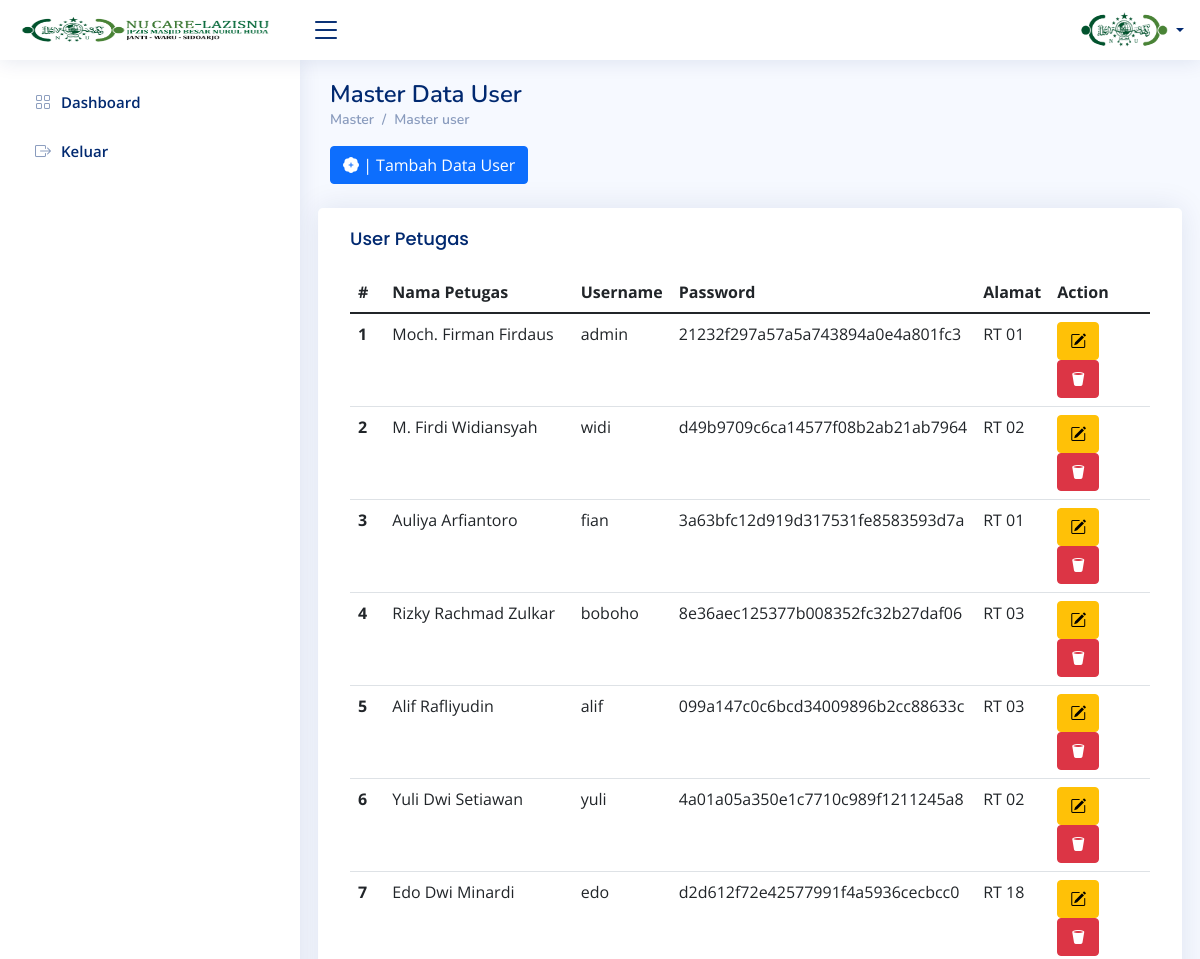
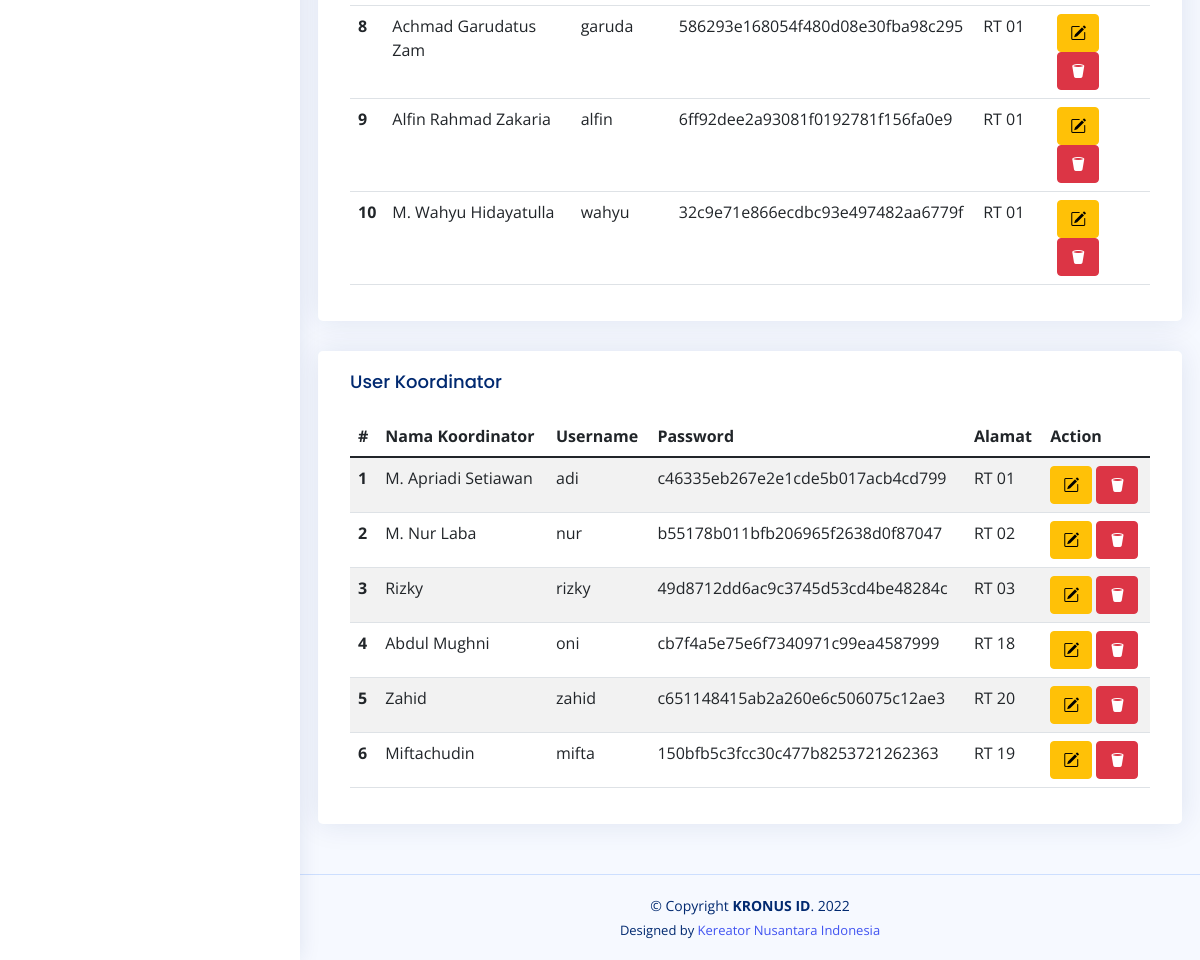
The page /index.php/master/master_user on the database as committed earlier (2 pictures, top to bottom).
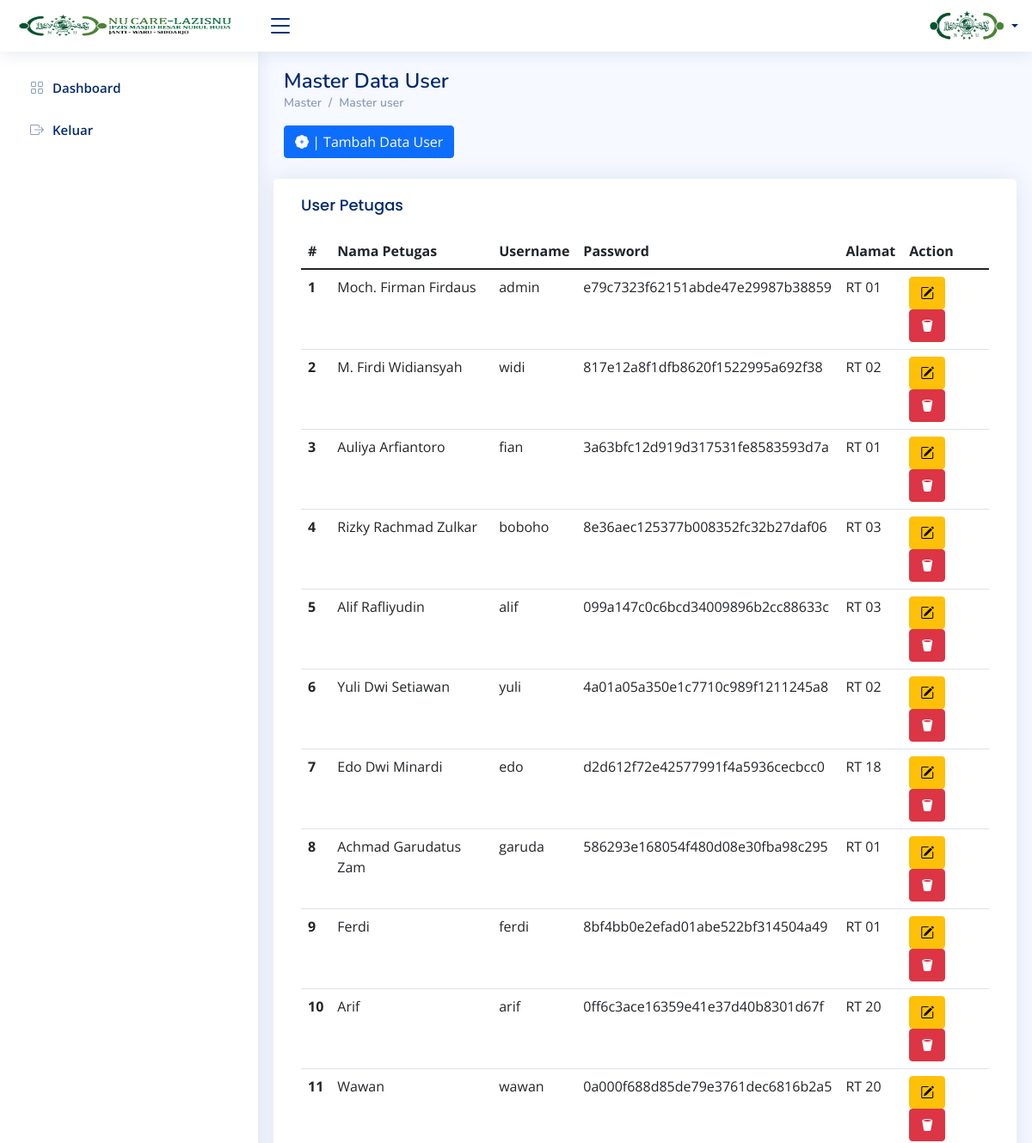
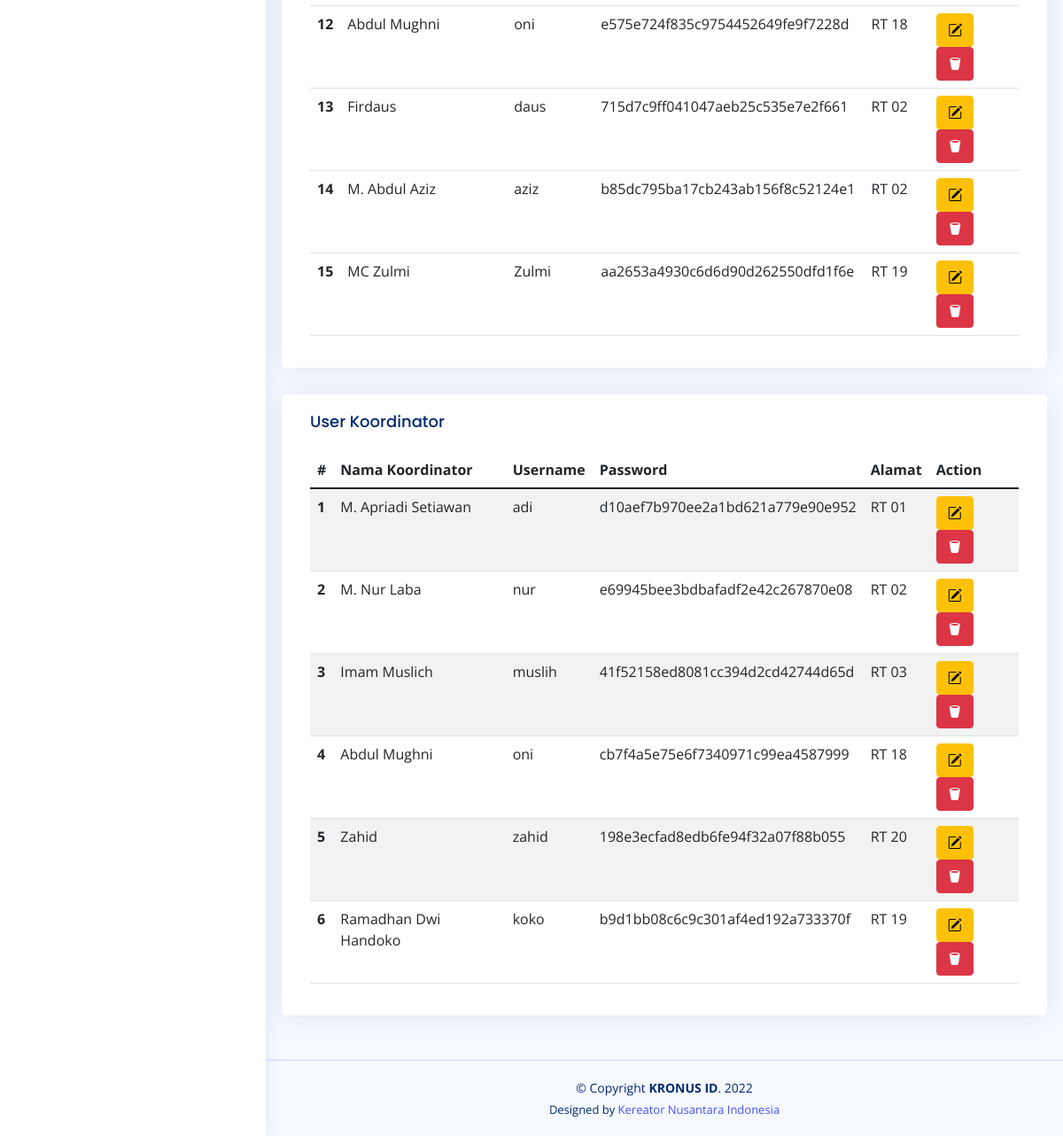
The same page on the database as committed later (2 pictures, top to bottom).
### tables this page shows
CREATE TABLE `tbl_user_petugas` (
  `id_user_petugas` int(11) NOT NULL,
  `nama_petugas` varchar(20) DEFAULT NULL,
  `username` varchar(10) DEFAULT NULL,
  `password` text DEFAULT NULL,
  `keterangan` varchar(25) DEFAULT NULL,
  `alamat_petugas` int(11) DEFAULT NULL,
  `level` int(11) DEFAULT 5
);

CREATE TABLE `tbl_master_alamat` (
  `id_master_alamat` int(11) NOT NULL,
  `nama_master_alamat` varchar(10) DEFAULT NULL
);

### application/views/template/conten.php (called while the page is built)
<?php
$this->load->view('template/header');
$this->load->view('template/navbar');
$this->load->view($conten);
$this->load->view('template/footer');

### application/controllers/Master.php (called while the page is built, shortened)
<?php
class Master extends CI_Controller
{
    public function __construct()
    {
        $this->load->model('M_master', 'master');
    }
    public function master_user()
    {
        $data = [
            'akses' => $this->session->userdata('level'),
            'name' => $this->session->userdata('nama'),
            'title' => 'Master User',
            'conten' => 'conten/master_user',
            'user_petugas' => $this->master->user_petugas(),
            'user_koor' => $this->master->user_koor(),
            'master_alamat' => $this->m_data->get_data('tbl_master_alamat'),
            'master_akses' => $this->m_data->get_data('tbl_master_akses'),
            'headder_css' => array(
                'assets/template/assets/vendor/simple-datatables/style.css',
            ),
            'footer_js' => array(
                'assets/template/assets/vendor/simple-datatables/simple-datatables.js',
                'assets/js/alert-master.js',
            ),
        ];
        $this->load->view('template/conten', $data);
    }
}

### index.php (called while the page is built, shortened)
<?php
require_once BASEPATH.'core/CodeIgniter.php';

### application/models/M_master.php (called while the page is built, shortened)
<?php
class M_master extends CI_Model
{
  public function user_petugas()
  {
    return $this->db->query('SELECT
      a.id_user_petugas,
      a.nama_petugas,
      a.username,
      a.password,
      a.keterangan,
      a.level,
      a.alamat_petugas,
      b.nama_master_alamat as petugas_alamat,
      c.nama_akses
    FROM
      tbl_user_petugas as a
    JOIN tbl_master_alamat as b on b.id_master_alamat = a.alamat_petugas
    JOIN tbl_master_akses as c on c.id_akses = a.level
    WHERE a.level != 7');
  }
  public function user_koor()
  {
    return $this->db->query('SELECT
    a.id_user_petugas,
    a.nama_petugas,
    a.username,
    a.password,
    a.keterangan,
    a.level,
    a.alamat_petugas,
    b.nama_master_alamat as petugas_alamat,
    c.nama_akses
  FROM
    tbl_user_petugas as a
  JOIN tbl_master_alamat as b on b.id_master_alamat = a.alamat_petugas
  JOIN tbl_master_akses as c on c.id_akses = a.level
  WHERE a.level = 7');
  }
}

### application/views/conten/master_user.php (the view, shortened to what this page needs)
<main id="main" class="main">
    <div class="pagetitle">
        <h1>Master Data User</h1>
        <nav>
            <ol class="breadcrumb">
                <li class="breadcrumb-item"><a href="<?= base_url('Master') ?>">Master</a></li>
                <li class="breadcrumb-item">Master user</li>
            </ol>
        </nav>
    </div>
    <button type="button" class="btn btn-primary" data-bs-toggle="modal" data-bs-target="#tambahModal"><i class="bi bi-patch-plus-fill"></i> | Tambah Data User</button>
    <br><br>
    <section class="section">
        <div class="row">
            <div class="card">
                <div class="card-body table-responsive">
                    <h5 class="card-title">User Petugas</h5>
                    <table class="table datatable">
                        <thead>
                            <tr>
                                <th scope="col">#</th>
                                <th scope="col">Nama Petugas</th>
                                <th scope="col">Username</th>
                                <th scope="col">Password</th>
                                <th scope="col">Alamat</th>
                                <th scope="col">Action</th>
                            </tr>
                        </thead>
                        <tbody>
                            <?php
                            $x = 1;
                            $pet = 1;
                            foreach ($user_petugas->result() as $row) { ?>
                                <tr>
                                    <th scope="row"><?= $x++; ?></th>
                                    <td><?= $row->nama_petugas ?></td>
                                    <td><?= $row->username ?></td>
                                    <td><?= $row->password ?></td>
                                    <td><?= $row->petugas_alamat ?></td>
                                    <td>
                                        <button type="button" class="btn btn-warning" title="Edit Data User" data-bs-toggle="modal" data-bs-target="#editPetugasModal<?= $pet++; ?>"><i class="bi bi-pencil-square"></i></button>
                                        <a href="<?= site_url('Master/hapus_petugas/' . $row->id_user_petugas) ?>" class="btn btn-danger hapus-user" title="Hapus Data User"><i class="bi bi-trash2-fill"></i></a>
                                    </td>
                                </tr>
                            <?php } ?>
                        </tbody>
                    </table>
                </div>
            </div>
        </div>
    </section>
    <section class="section">
        <div class="row">
            <div class="card">
                <div class="card-body table-responsive">
                    <h5 class="card-title">User Koordinator</h5>
                    <table class="table table-striped">
                        <thead>
                            <tr>
                                <th scope="col">#</th>
                                <th scope="col">Nama Koordinator</th>
                                <th scope="col">Username</th>
                                <th scope="col">Password</th>
                                <th scope="col">Alamat</th>
                                <th scope="col">Action</th>
                            </tr>
                        </thead>
                        <tbody>
                            <?php
                            $x = 1;
                            $koor = 1;
                            foreach ($user_koor->result() as $row) { ?>
                                <tr>
                                    <th scope="row"><?= $x++; ?></th>
                                    <td><?= $row->nama_petugas ?></td>
                                    <td><?= $row->username ?></td>
                                    <td><?= $row->password ?></td>
                                    <td><?= $row->petugas_alamat ?></td>
                                    <td>
                                        <button type="button" class="btn btn-warning" title="Edit Data User" data-bs-toggle="modal" data-bs-target="#editKoorModel<?= $koor++; ?>"><i class="bi bi-pencil-square"></i></button>
                                        <a href="<?= site_url('Master/hapus_petugas/' . $row->id_user_petugas) ?>" class="btn btn-danger hapus-user" title="Hapus Data User"><i class="bi bi-trash2-fill"></i></a>
                                    </td>
                                </tr>
                            <?php } ?>
                        </tbody>
                    </table>
                </div>
            </div>
        </div>
    </section>
</main>

### application/views/template/header.php (shortened to what this page needs)
<!DOCTYPE html>
<html lang="en">
<head>
    <link href="<?= base_url() ?>assets/template/assets/vendor/bootstrap/css/bootstrap.min.css" rel="stylesheet">
    <link href="<?= base_url() ?>assets/template/assets/vendor/bootstrap-icons/bootstrap-icons.css" rel="stylesheet">
    <link href="<?= base_url() ?>assets/template/assets/vendor/boxicons/css/boxicons.min.css" rel="stylesheet">
    <link href="<?= base_url() ?>assets/template/assets/vendor/quill/quill.snow.css" rel="stylesheet">
    <link href="<?= base_url() ?>assets/template/assets/vendor/quill/quill.bubble.css" rel="stylesheet">
    <link href="<?= base_url() ?>assets/template/assets/vendor/remixicon/remixicon.css" rel="stylesheet">
    <link href="<?= base_url() ?>assets/template/assets/vendor/simple-datatables/style.css" rel="stylesheet">
    <link href="<?= base_url() ?>assets/template/assets/css/style.css" rel="stylesheet">
    <?php
    if (isset($headder_css)) {
        foreach ($headder_css as $hcss) { ?>
            <link href="<?= base_url($hcss) ?>" rel="stylesheet">
    <?php }
    } ?>
</head>
<body>
    <header id="header" class="header fixed-top d-flex align-items-center">
        <div class="d-flex align-items-center justify-content-between">
            <a href="index.html" class="logo d-flex align-items-center">
                <img src="<?= base_url('') ?>assets/logo/navbar.png" alt="" width="250px" height="200px">
            </a>
            <i class="bi bi-list toggle-sidebar-btn"></i>
        </div>
        <nav class="header-nav ms-auto">
            <ul class="d-flex align-items-center">
                <li class="nav-item dropdown pe-3">
                    <a class="nav-link nav-profile d-flex align-items-center pe-0" href="#" data-bs-toggle="dropdown">
                        <img src="<?= base_url('') ?>assets/logo/user_logo.png" alt="Profile" class="rounded-circle">
                        <span class="d-none d-md-block dropdown-toggle ps-2"><?= $name ?></span>
                    </a>
                </li>
            </ul>
        </nav>
    </header>

### application/views/template/navbar.php (shortened to what this page needs)
<aside id="sidebar" class="sidebar">
    <ul class="sidebar-nav" id="sidebar-nav">
        <li class="nav-item">
            <a class="nav-link collapsed" href="<?= base_url('Dashboard') ?>">
                <i class="bi bi-grid"></i>
                <span>Dashboard</span>
            </a>
        </li>
        <li class="nav-item">
            <a class="nav-link collapsed" href="<?= base_url('Login/logout') ?>">
                <i class="bi bi-box-arrow-right"></i>
                <span>Keluar</span>
            </a>
        </li>
    </ul>
</aside>

### application/views/template/footer.php (shortened to what this page needs)
<footer id="footer" class="footer">
    <div class="copyright">
        &copy; Copyright <strong><span>KRONUS ID</span></strong>. <?= date('Y') ?>
    </div>
    <div class="credits">
        Designed by <a href="https://fizekronus.com/">Kereator Nusantara Indonesia</a>
    </div>
</footer>
</body>
</html>

### assets/template/assets/css/style.css (style rules this page uses)
:root { scroll-behavior: smooth; }
body { font-family: "Open Sans", sans-serif; background: #f6f9ff; color: #444444; }
a { color: #4154f1; text-decoration: none; }
h1, h2, h3, h4, h5, h6 { font-family: "Nunito", sans-serif; }
#main { margin-top: 60px; padding: 20px 30px; transition: all 0.3s; }
.pagetitle { margin-bottom: 10px; }
.pagetitle h1 { font-size: 24px; margin-bottom: 0; font-weight: 600; color: #012970; }
.card { margin-bottom: 30px; border: none; border-radius: 5px; box-shadow: 0px 0 30px rgba(1, 41, 112, 0.1); }
.card-title { padding: 20px 0 15px 0; font-size: 18px; font-weight: 500; color: #012970; font-family: "Poppins", sans-serif; }
.card-body { padding: 0 20px 20px 20px; }
.breadcrumb { font-size: 14px; font-family: "Nunito", sans-serif; color: #899bbd; font-weight: 600; }
.breadcrumb a { color: #899bbd; transition: 0.3s; }
.breadcrumb .breadcrumb-item::before { color: #899bbd; }
.logo { line-height: 1; }
@media (min-width: 1200px) { .logo { width: 280px; } }
.logo img { max-height: 26px; margin-right: 6px; }
.header { transition: all 0.5s; z-index: 997; height: 60px; box-shadow: 0px 2px 20px rgba(1, 41, 112, 0.1); background-color: #fff; padding-left: 20px; }
.header .toggle-sidebar-btn { font-size: 32px; padding-left: 10px; cursor: pointer; color: #012970; }
.header-nav ul { list-style: none; }
.header-nav > ul { margin: 0; padding: 0; }
.header-nav .nav-profile { color: #012970; }
.header-nav .nav-profile img { max-height: 36px; }
.header-nav .nav-profile span { font-size: 14px; font-weight: 600; }
.sidebar { position: fixed; top: 60px; left: 0; bottom: 0; width: 300px; z-index: 996; transition: all 0.3s; padding: 20px; overflow-y: auto; scrollbar-width: thin; scrollbar-color: #aab7cf transparent; box-shadow: 0px 0px 20px rgba(1, 41, 112, 0.1); background-color: #fff; }
@media (min-width: 1200px) { #main, #footer { margin-left: 300px; } }
.sidebar-nav { padding: 0; margin: 0; list-style: none; }
.sidebar-nav li { padding: 0; margin: 0; list-style: none; }
.sidebar-nav .nav-item { margin-bottom: 5px; }
.sidebar-nav .nav-link { display: flex; align-items: center; font-size: 15px; font-weight: 600; color: #4154f1; transition: 0.3; background: #f6f9ff; padding: 10px 15px; border-radius: 4px; }
.sidebar-nav .nav-link i { font-size: 16px; margin-right: 10px; color: #4154f1; }
.sidebar-nav .nav-link.collapsed { color: #012970; background: #fff; }
.sidebar-nav .nav-link.collapsed i { color: #899bbd; }
.footer { padding: 20px 0; font-size: 14px; transition: all 0.3s; border-top: 1px solid #cddfff; }
.footer .copyright { text-align: center; color: #012970; }
.footer .credits { padding-top: 5px; text-align: center; font-size: 13px; color: #012970; }

Rows that differ between the two databases and show on the page:
removed tbl_user_petugas: nama_petugas "Alfin Rahmad Zakaria", username "alfin", password "6ff92dee2a93081f0192781f156fa0e9", tbl_master_alamat.nama_master_alamat "RT 01", shown under "User Petugas"
removed tbl_user_petugas: nama_petugas "M. Wahyu Hidayatulla", username "wahyu", password "32c9e71e866ecdbc93e497482aa6779f", tbl_master_alamat.nama_master_alamat "RT 01", shown under "User Petugas"
changed tbl_user_petugas "Moch. Firman Firdaus": password "21232f297a57a5a743894a0e4a801fc3" → "e79c7323f62151abde47e29987b38859"
changed tbl_user_petugas "M. Firdi Widiansyah": password "d49b9709c6ca14577f08b2ab21ab7964" → "817e12a8f1dfb8620f1522995a692f38"
added tbl_user_petugas: nama_petugas "Ferdi", username "ferdi", password "8bf4bb0e2efad01abe522bf314504a49", tbl_master_alamat.nama_master_alamat "RT 01", shown under "User Petugas"
added tbl_user_petugas: nama_petugas "Arif", username "arif", password "0ff6c3ace16359e41e37d40b8301d67f", tbl_master_alamat.nama_master_alamat "RT 20", shown under "User Petugas"
added tbl_user_petugas: nama_petugas "Wawan", username "wawan", password "0a000f688d85de79e3761dec6816b2a5", tbl_master_alamat.nama_master_alamat "RT 20", shown under "User Petugas"
added tbl_user_petugas: nama_petugas "Abdul Mughni", username "oni", password "e575e724f835c9754452649fe9f7228d", tbl_master_alamat.nama_master_alamat "RT 18", shown under "User Petugas"
added tbl_user_petugas: nama_petugas "Firdaus", username "daus", password "715d7c9ff041047aeb25c535e7e2f661", tbl_master_alamat.nama_master_alamat "RT 02", shown under "User Petugas"
added tbl_user_petugas: nama_petugas "M. Abdul Aziz", username "aziz", password "b85dc795ba17cb243ab156f8c52124e1", tbl_master_alamat.nama_master_alamat "RT 02", shown under "User Petugas"
added tbl_user_petugas: nama_petugas "MC Zulmi", username "Zulmi", password "aa2653a4930c6d6d90d262550dfd1f6e", tbl_master_alamat.nama_master_alamat "RT 19", shown under "User Petugas"
changed tbl_user_petugas "M. Apriadi Setiawan": password "c46335eb267e2e1cde5b017acb4cd799" → "d10aef7b970ee2a1bd621a779e90e952"
changed tbl_user_petugas "M. Nur Laba": password "b55178b011bfb206965f2638d0f87047" → "e69945bee3bdbafadf2e42c267870e08"
changed tbl_user_petugas: nama_petugas "Rizky" → "Imam Muslich"; username "rizky" → "muslih"; password "49d8712dd6ac9c3745d53cd4be48284c" → "41f52158ed8081cc394d2cd42744d65d"
changed tbl_user_petugas "Zahid": password "c651148415ab2a260e6c506075c12ae3" → "198e3ecfad8edb6fe94f32a07f88b055"
changed tbl_user_petugas: nama_petugas "Miftachudin" → "Ramadhan Dwi Handoko"; username "mifta" → "koko"; password "150bfb5c3fcc30c477b8253721262363" → "b9d1bb08c6c9c301af4ed192a733370f"
